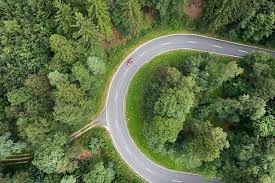
#> input picture TestData/road1.jpeg, 275 x 183 px, found by its file name
$ python test.py
#> lines starting #> are read from the running program, lines starting #| are printed output that depends on the picture; after the words box and inside, x2 and y2 are one past the last pixel; in counts of white or black regions, pixels touching at a corner belong together
#> further down, img is the input picture: shape (183, 275, 3); mean B, G, R 70.8, 111.2, 94.6
### lib_rad_gps.py
#Library for determining the Circle Radius and Other Parameters

import cv2
import numpy as np

class radius(object):
    dim = []
    max = 120
    #min = 60
    def __init__(self,img):
        self.img = img

    def findrad(self):
        cimg = cv2.cvtColor(self.img,cv2.COLOR_BGR2GRAY)
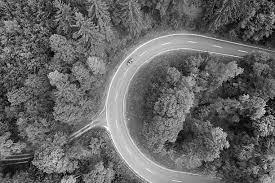
#> cimg: shape (183, 275); min 1, max 252, mean 101.6
        cimg = cv2.blur(cimg,(3,3))
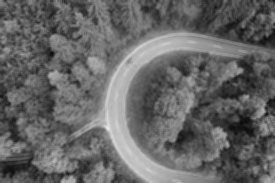
#> cimg: shape (183, 275); min 10, max 234, mean 101.6
        self.getParam(cimg)

    def getParam(self,cimg):

        for x in range(25,radius.max,25):
            circles = cv2.HoughCircles(cimg,cv2.HOUGH_GRADIENT,1,50,param1=70,param2=50,minRadius=x ,maxRadius=radius.max)
            if circles is not None:
                h,k,r=0,0,0
                for i in circles[0,:]:
                    h = i[0]
                    k = i[1]
                    r = i[2]
                    # draw the outer circle
                    cv2.circle(self.img,(h,k),r,(0,255,0),1)
                    # draw the center of the circle
                    cv2.circle(self.img,(h,k),2,(0,0,255),2)
#> this loop made 4 passes
#> circles on passes 2 to 3: [[182.5, 109.5, 77.6], [125.5, 95.5, 84.2]], [[185.5, 112.5, 78.7]]
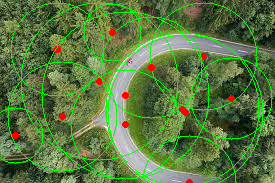
#> self.img: shape (183, 275, 3); 8.02% of pixels changed, all inside (x1, y1, x2, y2) = (0, 2, 273, 183)


### test.py
import lib_rad_gps as rlib
import cv2

path = "/home/avishrant/GitRepo/automob/TestData/road1.jpeg"
img = cv2.imread(path)

radius = rlib.radius(img)
radius.findrad()

cv2.imshow('Preview',img)
cv2.waitKey(0)
cv2.destroyAllWindows()

$ run again, with TestData/road2.jpeg copied over TestData/road1.jpeg
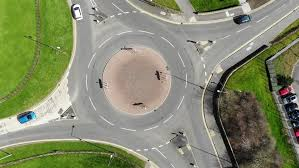
#> input picture TestData/road2.jpeg, 299 x 168 px, found by its file name
#> img is the input picture: shape (168, 299, 3); mean B, G, R 108.6, 138.5, 132.5
#> in findrad, `cimg = cv2.blur(cimg,(3,3))`:
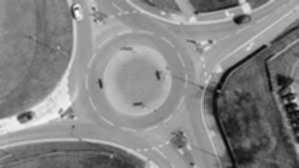
#> cimg: shape (168, 299); min 6, max 253, mean 133.3
#> the loop in getParam, `for x in range(25,radius.max,25):` made 4 passes
#> circles on passes 1 to 2: [[135.5, 79.5, 48.6], [257.5, 106.5, 41.3]], [[137.5, 78.5, 51]]
#> after the loop in getParam, `for x in range(25,radius.max,25):`:
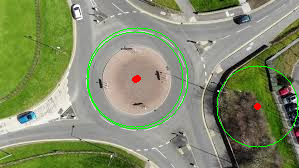
#> self.img: shape (168, 299, 3); 1.73% of pixels changed, all inside (x1, y1, x2, y2) = (86, 27, 299, 148)

$ run again, with TestData/road3.jpeg copied over TestData/road1.jpeg
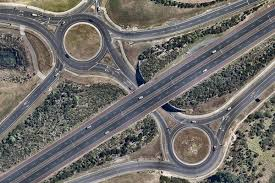
#> input picture TestData/road3.jpeg, 275 x 183 px, found by its file name
#> img is the input picture: shape (183, 275, 3); mean B, G, R 105.2, 108.4, 111.3
#> in findrad, `cimg = cv2.blur(cimg,(3,3))`:
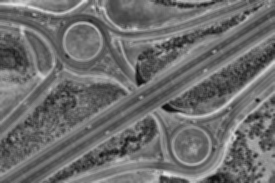
#> cimg: shape (183, 275); min 13, max 227, mean 108.9
#> the loop in getParam, `for x in range(25,radius.max,25):` made 4 passes
#> circles on pass 2: [[142.5, 90.5, 69.9], [176.5, 15.5, 71], [33.5, 83.5, 51.2]]
#> after the loop in getParam, `for x in range(25,radius.max,25):`:
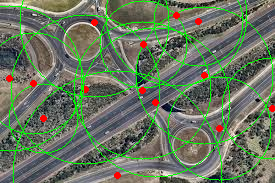
#> self.img: shape (183, 275, 3); 8.43% of pixels changed, all inside (x1, y1, x2, y2) = (0, 0, 275, 183)
